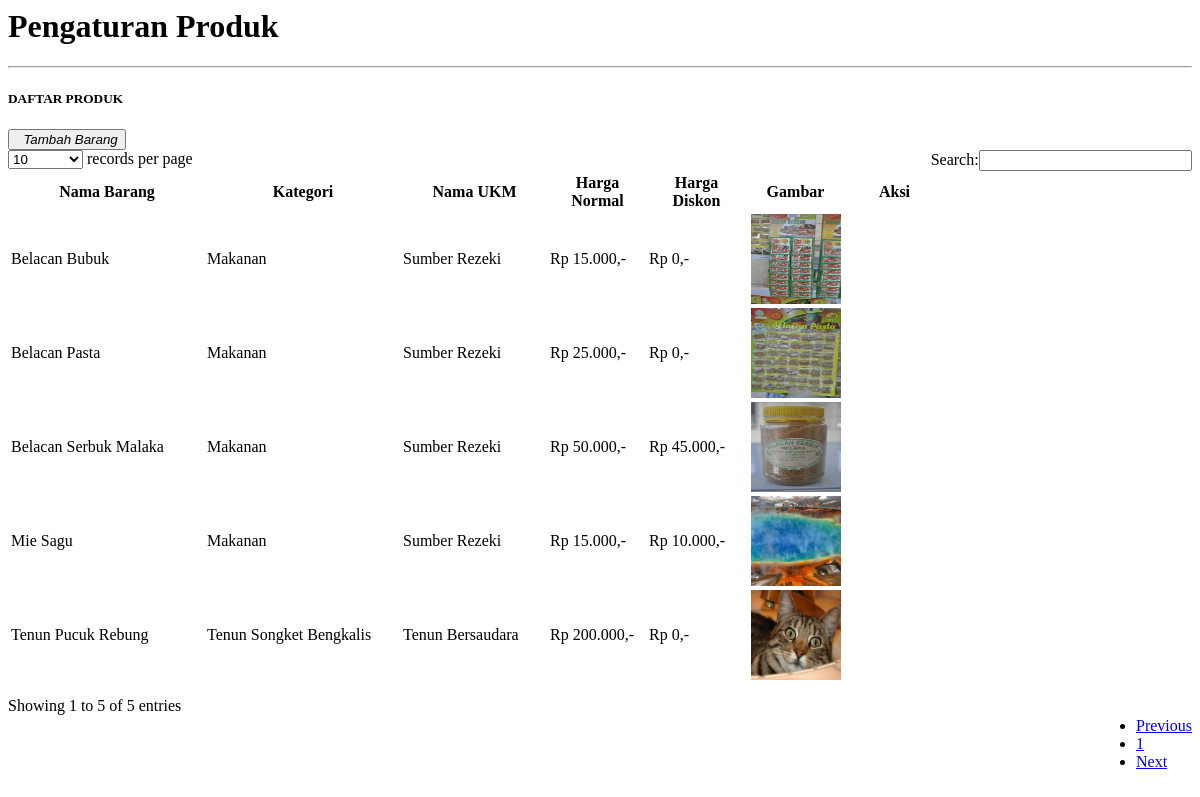
The page /admin/admBarang.php (signed in) on the database its author committed.
### tables this page shows
CREATE TABLE IF NOT EXISTS `tbl_barang` (
  `id_barang` varchar(150) NOT NULL,
  `id_kategori` varchar(150) NOT NULL,
  `id_ukm` varchar(150) NOT NULL,
  `nama_barang` varchar(100) DEFAULT NULL,
  `harga_normal` int(8) DEFAULT NULL,
  `harga_diskon` int(8) NOT NULL,
  `ket_barang` varchar(200) NOT NULL,
  `tgl_barang` date DEFAULT NULL,
  `gambar_barang` varchar(100) NOT NULL,
  PRIMARY KEY (`id_barang`)
);

CREATE TABLE IF NOT EXISTS `tbl_kategori` (
  `id_kategori` varchar(150) NOT NULL,
  `nama_kategori` varchar(30) NOT NULL,
  `ket_kategori` varchar(200) NOT NULL,
  `tgl_kategori` date NOT NULL,
  PRIMARY KEY (`id_kategori`)
);

CREATE TABLE IF NOT EXISTS `tbl_ukm` (
  `id_ukm` varchar(150) NOT NULL,
  `nama_ukm` varchar(100) NOT NULL,
  `alamat_ukm` text NOT NULL,
  `pengelola_ukm` varchar(100) NOT NULL,
  `ket_ukm` text NOT NULL,
  PRIMARY KEY (`id_ukm`)
);

### admin/include/fungsi_mata_uang.php (called while the page is built)
<?php
function formatRupiah($nilaiUang)
{
$nilaiRupiah = "";
$jumlahAngka = strlen($nilaiUang);
while($jumlahAngka > 3)
{
$nilaiRupiah = "." . substr($nilaiUang,-3) . $nilaiRupiah;
$sisaNilai = strlen($nilaiUang) - 3;
$nilaiUang = substr($nilaiUang,0,$sisaNilai);
$jumlahAngka = strlen($nilaiUang);
}
$nilaiRupiah = "Rp " . $nilaiUang . $nilaiRupiah . ",-";
return $nilaiRupiah;
}
?>

### admin/admBarang.php (the view, shortened to what this page needs)
<?php
include ("include/fungsi_mata_uang.php");
$qryBarang = mysql_query("SELECT *
							FROM tbl_kategori
							INNER JOIN tbl_barang ON tbl_kategori.id_kategori = tbl_barang.id_kategori
							INNER JOIN tbl_ukm ON tbl_barang.id_ukm = tbl_ukm.id_ukm");
?>
<link rel="stylesheet" type="text/css" href="assets/modal/jquery-confirm.css" />
<link href="assets/plugins/dataTables/dataTables.bootstrap.css" rel="stylesheet" />
    <div class="row">
        <div class="col-lg-12">
        <h1>Pengaturan Produk</h1>
        <hr />
    <div class="box dark">
        <header>
            <h5>DAFTAR PRODUK</h5>
            <div class="toolbar" style="margin-top:3px; margin-right:5px;">
                <a href="<?php echo $link."tambah-barang.html";?>" >
                    <button class="btn btn-info">
                        <i class="icon-plus">&nbsp;&nbsp;Tambah Barang</i>
                    </button>
                </a>
            </div>
        </header>
        <div id="div-1" class="accordion-body collapse in body">
            <div class="table-responsive">
                <table class="table table-striped table-bordered table-hover" id="dataTables-example">
                    <thead>
                        <tr>
                            <th style="width:20%; vertical-align:middle; text-align:center;">Nama Barang</th>
                            <th style="width:20%; vertical-align:middle; text-align:center;">Kategori</th>
                            <th style="width:15%; vertical-align:middle; text-align:center;">Nama UKM</th>
                            <th style="width:10%; vertical-align:middle; text-align:center;">Harga<br />Normal</th>
                            <th style="width:10%; vertical-align:middle; text-align:center;">Harga<br />Diskon</th>
                            <th style="width:10%; vertical-align:middle; text-align:center;">Gambar</th>
                            <th style="width:10%; vertical-align:middle; text-align:center;">Aksi</th>
                        </tr>
                    </thead>
                    <tbody>
                    <?php
                    while($p = mysql_fetch_array($qryBarang)){
                    ?>
                        <tr class="odd gradeX">
                            <td><?php echo $p['nama_barang'];?></td>
                            <td><?php echo $p['nama_kategori'];?></td>
                            <td><?php echo $p['nama_ukm'];?></td>
                            <td><?php echo formatRupiah($p['harga_normal']);?></td>
                            <td><?php echo formatRupiah($p['harga_diskon']);?></td>
                            <td class="center" style="text-align:center;"><img src="../produk/<?php echo $p['gambar_barang'];?>" style="width:90px; height:90px;"></td>
                            <td class="center" style="text-align:center; vertical-align:middle;">
                            </td>
                        </tr>
                    <?php
                    }
                    ?>
                    </tbody>
                </table>
        </div>
        	</div>
    	</div>
	</div>
</div>

### rows shown on the page
tbl_barang: nama_barang "Tenun Pucuk Rebung", id_kategori.nama_kategori "Tenun Songket Bengkalis", id_ukm.nama_ukm "Tenun Bersaudara", harga_normal "Rp 200.000,-", harga_diskon "Rp 0,-", gambar_barang (picture)
tbl_barang: nama_barang "Belacan Serbuk Malaka", id_kategori.nama_kategori "Makanan", id_ukm.nama_ukm "Sumber Rezeki", harga_normal "Rp 50.000,-", harga_diskon "Rp 45.000,-", gambar_barang (picture)
tbl_barang: nama_barang "Mie Sagu", id_kategori.nama_kategori "Makanan", id_ukm.nama_ukm "Sumber Rezeki", harga_normal "Rp 15.000,-", harga_diskon "Rp 10.000,-", gambar_barang (picture)
tbl_barang: nama_barang "Belacan Bubuk", id_kategori.nama_kategori "Makanan", id_ukm.nama_ukm "Sumber Rezeki", harga_normal "Rp 15.000,-", harga_diskon "Rp 0,-", gambar_barang (picture)
tbl_barang: nama_barang "Belacan Pasta", id_kategori.nama_kategori "Makanan", id_ukm.nama_ukm "Sumber Rezeki", harga_normal "Rp 25.000,-", harga_diskon "Rp 0,-", gambar_barang (picture)
